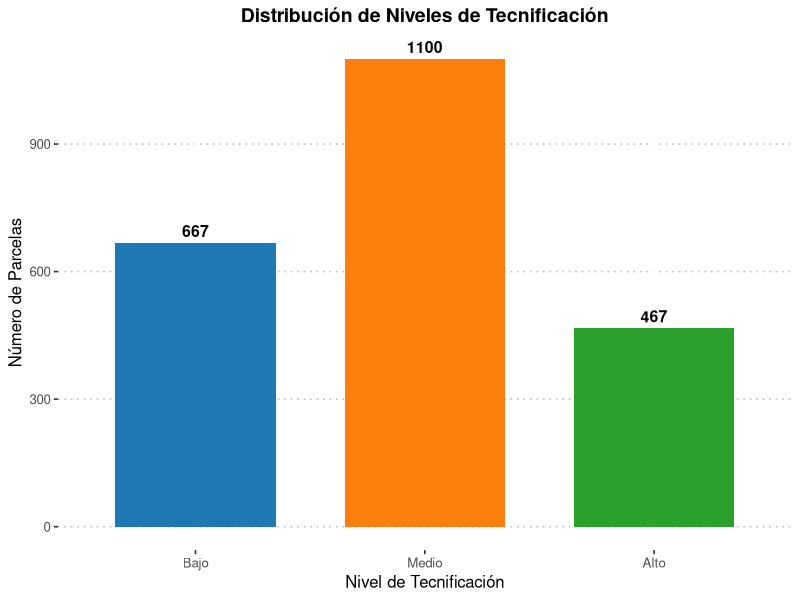
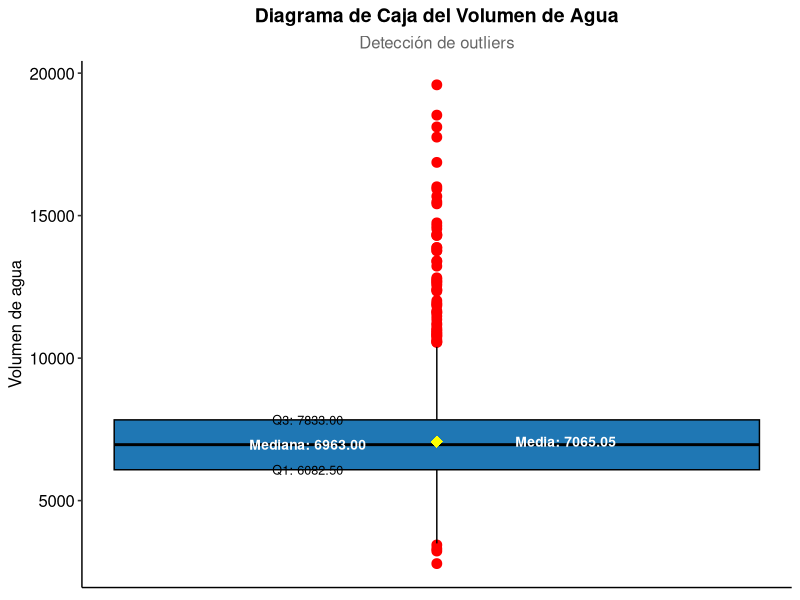
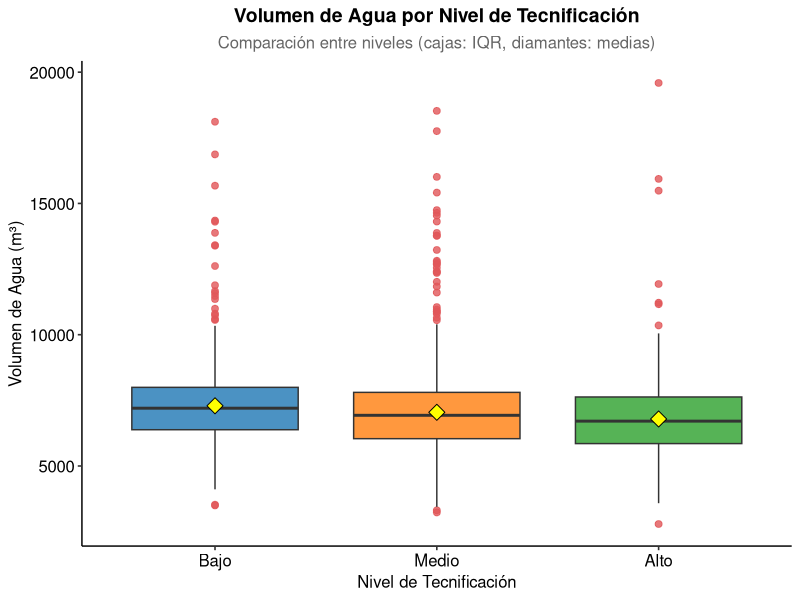
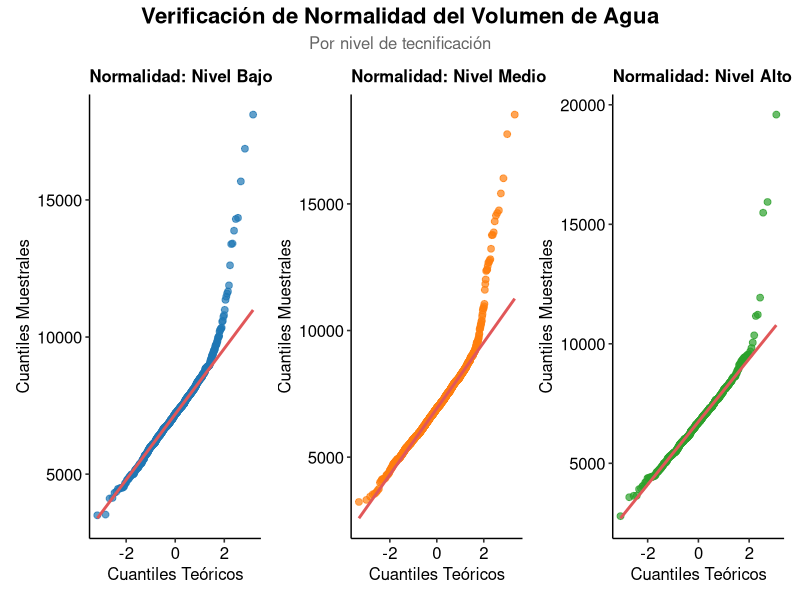
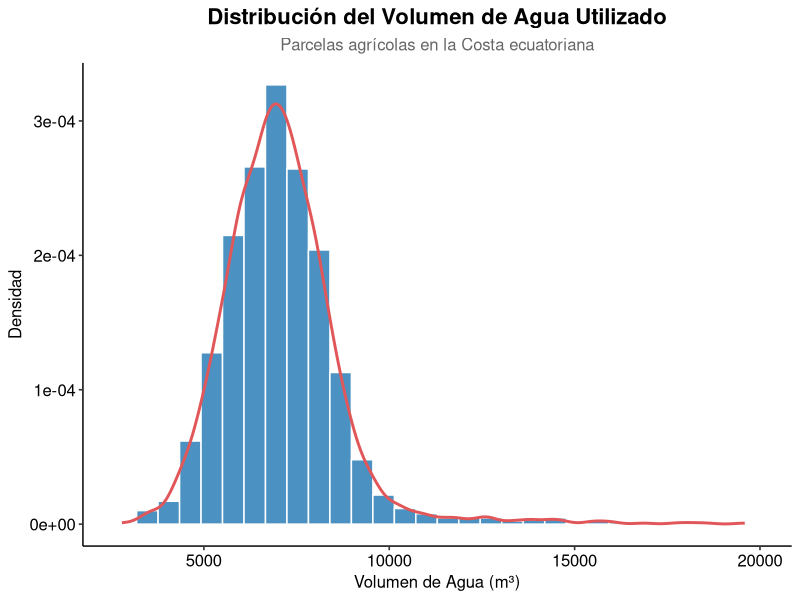
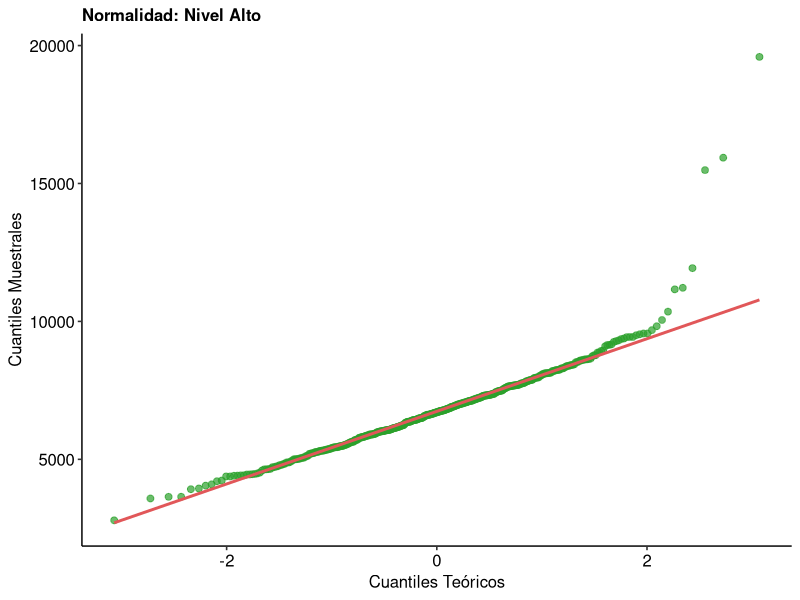
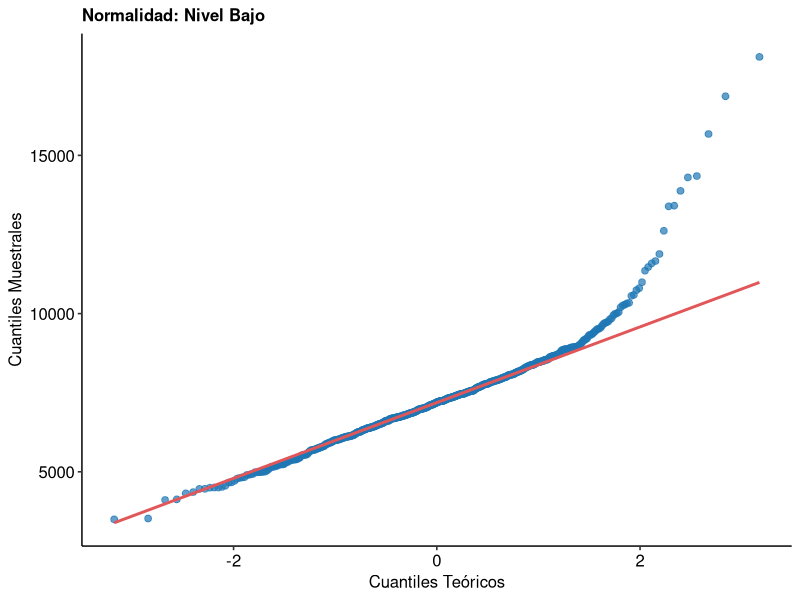
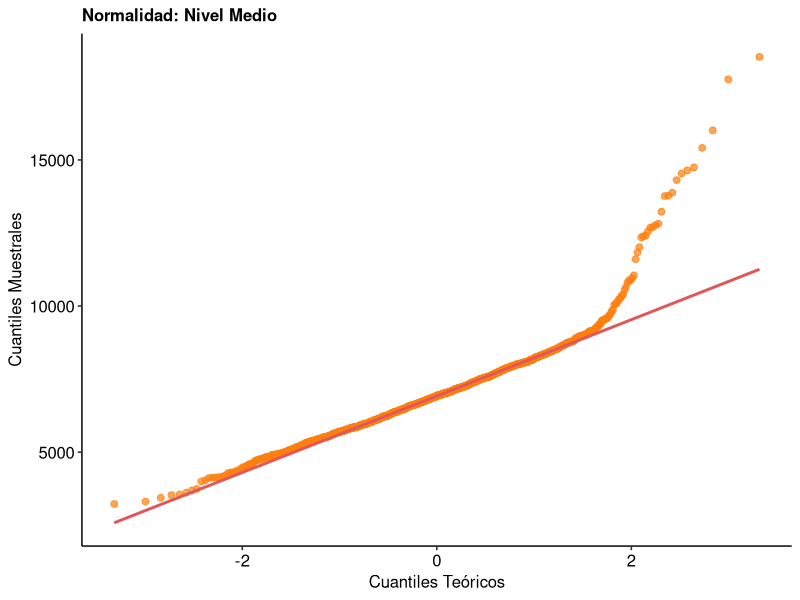

These charts were generated, in order, by the following R code: (Note: this script raises an error after producing the figures.)
install.packages(c("ggplot2", "dplyr", "ggpubr", "patchwork", "broom"))

library(ggplot2)
library(dplyr)
library(patchwork)
library(ggpubr)

agua <- read.csv("EFICIENCIA_AGUA.csv")

# -------------------------------------------------------------
# 1. HISTOGRAMA MEJORADO: VOLUMEN DE AGUA
# -------------------------------------------------------------
hist_va <- ggplot(agua, aes(x = volumen_agua)) +
  geom_histogram(aes(y = ..density..), 
                 bins = 30,
                 fill = "#1f77b4", 
                 color = "white",
                 alpha = 0.8) +
  geom_density(color = "#e15759", linewidth = 1) +
  labs(title = "Distribución del Volumen de Agua Utilizado",
       subtitle = "Parcelas agrícolas en la Costa ecuatoriana",
       x = "Volumen de Agua (m³)",
       y = "Densidad") +
  theme_pubr() +
  theme(plot.title = element_text(face = "bold", size = 16, hjust = 0.5),
        plot.subtitle = element_text(hjust = 0.5, color = "gray40"))

# Boxplot con identificación de outliers
# Calcular estadísticas necesarias
estadisticas_volumen <- agua %>%
  summarise(
    Media = mean(volumen_agua, na.rm = TRUE),
    Mediana = median(volumen_agua, na.rm = TRUE),
    Q1 = quantile(volumen_agua, 0.25, na.rm = TRUE),
    Q3 = quantile(volumen_agua, 0.75, na.rm = TRUE)
  )

# Crear el diagrama de caja con estadísticas
box_plot_vol <- ggplot(agua, aes(y = volumen_agua)) +
  geom_boxplot(
    fill = "#1f77b4", 
    color = "black",
    outlier.color = "red", 
    outlier.size = 3
  ) +
  # Punto para la media
  geom_point(
    data = estadisticas_volumen,
    aes(y = Media, x = 0),
    shape = 18,  # Diamante
    size = 4,
    color = "yellow",
    fill = "yellow"
  ) +
  # Etiquetas de estadísticas
  geom_text(
    data = estadisticas_volumen,
    aes(y = Media, x = 0.15, label = sprintf("Media: %.2f", Media)),
    size = 3.5,
    fontface = "bold",
    color = "white"
  ) +
  geom_text(
    data = estadisticas_volumen,
    aes(y = Mediana, x = -0.15, label = sprintf("Mediana: %.2f", Mediana)),
    size = 3.5,
    fontface = "bold",
    color = "white"
  ) +
  geom_text(
    data = estadisticas_volumen,
    aes(y = Q1, x = -0.15, label = sprintf("Q1: %.2f", Q1)),
    size = 3.2,
    color = "black"
  ) +
  geom_text(
    data = estadisticas_volumen,
    aes(y = Q3, x = -0.15, label = sprintf("Q3: %.2f", Q3)),
    size = 3.2,
    color = "black"
  ) +
  labs(
    title = "Diagrama de Caja del Volumen de Agua",
    subtitle = "Detección de outliers",
    y = "Volumen de agua"
  ) +
  theme_pubr() +
  theme(
    axis.text.x = element_blank(),
    axis.ticks.x = element_blank(),
    axis.title.x = element_blank(),
    plot.title = element_text(face = "bold", size = 14, hjust = 0.5),
    plot.subtitle = element_text(hjust = 0.5, color = "gray40")
  )

# Gráfico QQ-Plot
qq_plot_vol <- ggplot(agua, aes(sample = volumen_agua)) +
  stat_qq(color = "#1f77b4", size = 2) +
  stat_qq_line(color = "red", linewidth = 0.8) +
  labs(title = "QQ-Plot del Volumen de Agua",
       subtitle = "Prueba de normalidad",
       x = "Cuantiles Teóricos",
       y = "Cuantiles Muestrales") +
  theme_pubr()

# -------------------------------------------------------------
# 2. GRÁFICO DE BARRAS MEJORADO: NIVELES DE TECNIFICACIÓN
# -------------------------------------------------------------
bar_nt <- agua %>%
  count(nivel_tecnificacion) %>%
  mutate(nivel_tecnificacion = factor(nivel_tecnificacion, 
                                      levels = c("bajo", "medio", "alto"),
                                      labels = c("Bajo", "Medio", "Alto"))) %>%
  ggplot(aes(x = nivel_tecnificacion, y = n, fill = nivel_tecnificacion)) +
  geom_bar(stat = "identity", width = 0.7) +
  geom_text(aes(label = n), vjust = -0.5, size = 4, fontface = "bold") +
  scale_fill_manual(values = c("Bajo" = "#1f77b4", "Medio" = "#ff7f0e", "Alto" = "#2ca02c")) +
  labs(title = "Distribución de Niveles de Tecnificación",
       x = "Nivel de Tecnificación",
       y = "Número de Parcelas") +
  theme_pubclean() +
  theme(legend.position = "none",
        plot.title = element_text(face = "bold", size = 14, hjust = 0.5))

# -------------------------------------------------------------
# 3. DIAGRAMA DE CAJA MEJORADO: VOLUMEN POR NIVEL DE TECNIFICACIÓN
# -------------------------------------------------------------
box_va <- agua %>%
  filter(!is.na(nivel_tecnificacion)) %>%
  mutate(nivel_tecnificacion = factor(nivel_tecnificacion, 
                                      levels = c("bajo", "medio", "alto"),
                                      labels = c("Bajo", "Medio", "Alto"))) %>%
  ggplot(aes(x = nivel_tecnificacion, y = volumen_agua, fill = nivel_tecnificacion)) +
  geom_boxplot(alpha = 0.8, outlier.color = "#e15759", outlier.size = 2) +
  stat_summary(fun = mean, geom = "point", shape = 23, size = 4, fill = "yellow") +
  scale_fill_manual(values = c("Bajo" = "#1f77b4", "Medio" = "#ff7f0e", "Alto" = "#2ca02c")) +
  labs(title = "Volumen de Agua por Nivel de Tecnificación",
       subtitle = "Comparación entre niveles (cajas: IQR, diamantes: medias)",
       x = "Nivel de Tecnificación",
       y = "Volumen de Agua (m³)") +
  theme_pubr() +
  theme(legend.position = "none",
        plot.title = element_text(face = "bold", size = 14, hjust = 0.5),
        plot.subtitle = element_text(hjust = 0.5, color = "gray40"))

# -------------------------------------------------------------
# 4. GRÁFICOS Q-Q MEJORADOS (NORMALIDAD POR NIVEL)
# -------------------------------------------------------------
create_qq_plot <- function(data, nivel, color) {
  ggplot(data, aes(sample = volumen_agua)) +
    stat_qq(color = color, size = 2, alpha = 0.7) +
    stat_qq_line(color = "#e15759", linewidth = 1) +
    labs(title = paste("Normalidad: Nivel", nivel),
         x = "Cuantiles Teóricos",
         y = "Cuantiles Muestrales") +
    theme_pubr() +
    theme(plot.title = element_text(size = 12, face = "bold"))
}

qq_bajo <- create_qq_plot(agua %>% filter(nivel_tecnificacion == "bajo"), "Bajo", "#1f77b4")
qq_medio <- create_qq_plot(agua %>% filter(nivel_tecnificacion == "medio"), "Medio", "#ff7f0e")
qq_alto <- create_qq_plot(agua %>% filter(nivel_tecnificacion == "alto"), "Alto", "#2ca02c")

combined_qq <- (qq_bajo | qq_medio | qq_alto) +
  plot_annotation(title = "Verificación de Normalidad del Volumen de Agua",
                  subtitle = "Por nivel de tecnificación",
                  theme = theme(plot.title = element_text(face = "bold", size = 16, hjust = 0.5),
                                plot.subtitle = element_text(hjust = 0.5, size = 12, color = "gray40")))

# -------------------------------------------------------------
# 5. GRÁFICOS DE DIAGNÓSTICO DE ANOVA MEJORADOS
# -------------------------------------------------------------
# Convertir resultados de ANOVA a formato tidy
library(broom)
rendimiento <- c(vaNa, vaNm, vaNb)
tratamiento <- factor(c(rep("Alto", 467),rep("Medio",1100),
                        rep("Bajo",667)))
anova <- data.frame(rendimiento, tratamiento)
vaNt <- aov(rendimiento ~ tratamiento, data=anova)
diag_data <- augment(vaNt)
print(diag_data)

# Residuos vs Ajustados
res_vs_fitted <- ggplot2::ggplot(diag_data, ggplot2::aes(x = .fitted, y = .resid)) +
  ggplot2::geom_point(color = "#1f77b4", alpha = 0.7) +
  ggplot2::geom_hline(yintercept = 0, linetype = "dashed", color = "red") +
  ggplot2::geom_smooth(se = FALSE, color = "#e15759") +
  ggplot2::labs(
    title = "Residuos vs Valores Ajustados",
    x = "Valores Ajustados",
    y = "Residuos"
  ) +
  ggpubr::theme_pubr()

# Q-Q de Residuos
qq_res <- ggplot(diag_data, aes(sample = .resid)) +
  stat_qq(color = "#1f77b4", alpha = 0.7) +
  stat_qq_line(color = "#e15759") +
  labs(title = "Normalidad de Residuos",
       x = "Cuantiles Teóricos",
       y = "Cuantiles de Residuos") +
  theme_pubr()

# Escala-Locación
scale_loc <- ggplot2::ggplot(diag_data, aes(x = .fitted, y = sqrt(abs(.std.resid)))) +
  geom_point(color = "#1f77b4", alpha = 0.7) +
  geom_smooth(se = FALSE, color = "#e15759") +
  labs(title = "Homocedasticidad",
       x = "Valores Ajustados",
       y = expression(sqrt("|Residuos Estandarizados|"))) +
  theme_pubr()

# Residuos vs Orden
res_vs_order <- ggplot(diag_data, aes(x = seq_along(.resid), y = .resid)) +
  geom_point(color = "#1f77b4", alpha = 0.7) +
  geom_hline(yintercept = 0, linetype = "dashed", color = "red") +
  labs(title = "Independencia de Residuos",
       x = "Orden de Observación",
       y = "Residuos") +
  theme_pubr()

# Combinar diagnósticos
diag_plots <- (res_vs_fitted | qq_res) / (scale_loc | res_vs_order) +
  plot_annotation(title = "Diagnóstico de Supuestos del ANOVA",
                  theme = theme(plot.title = element_text(face = "bold", size = 16, hjust = 0.5)))

# -------------------------------------------------------------
# 6. GRÁFICO DE TUKEY HSD
# -------------------------------------------------------------
tukey_results <- TukeyHSD(vaNt)$tratamiento %>%
  as.data.frame() %>%
  tibble::rownames_to_column("comparacion")

tukey_plot <- ggplot(tukey_results, aes(x = comparacion, y = diff)) +
  geom_pointrange(aes(ymin = lwr, ymax = upr), 
                  color = "#1f77b4", 
                  size = 1,
                  fatten = 2) +
  geom_hline(yintercept = 0, linetype = "dashed", color = "red") +
  coord_flip() +
  labs(title = "Comparaciones Múltiples (Tukey HSD)",
       subtitle = "Diferencias en volumen de agua entre niveles",
       x = "Comparación",
       y = "Diferencia en Medias (m³)",
       caption = "Intervalos de confianza al 95%") +
  theme_pubr() +
  theme(plot.title = element_text(face = "bold", size = 14, hjust = 0.5),
        plot.subtitle = element_text(hjust = 0.5, color = "gray40"))

# -------------------------------------------------------------
# EJECUTAR TODOS LOS GRÁFICOS
# -------------------------------------------------------------
print(hist_va)
print(box_plot_vol)
print(qq_plot_vol)
print(bar_nt)
print(box_va)
print(combined_qq)
print(diag_plots)
print(tukey_plot)
